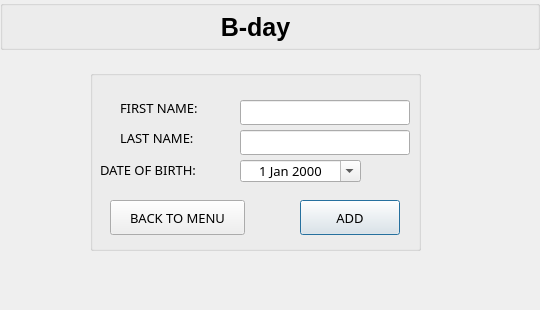
<?xml version="1.0" encoding="UTF-8"?>
<ui version="4.0">
 <class>Dialog</class>
 <widget class="QDialog" name="Dialog">
  <property name="geometry">
   <rect>
    <x>0</x>
    <y>0</y>
    <width>540</width>
    <height>310</height>
   </rect>
  </property>
  <property name="minimumSize">
   <size>
    <width>540</width>
    <height>310</height>
   </size>
  </property>
  <property name="maximumSize">
   <size>
    <width>540</width>
    <height>310</height>
   </size>
  </property>
  <property name="windowTitle">
   <string>B-day | ADD PERSON</string>
  </property>
  <property name="windowIcon">
   <iconset>
    <normaloff>resources/logo.ico</normaloff>resources/logo.ico</iconset>
  </property>
  <property name="whatsThis">
   <string>&lt;html&gt;&lt;head/&gt;&lt;body&gt;&lt;p&gt;This form is needed to add a new person to your database&lt;/p&gt;&lt;/body&gt;&lt;/html&gt;</string>
  </property>
  <widget class="QGroupBox" name="groupBox">
   <property name="geometry">
    <rect>
     <x>90</x>
     <y>70</y>
     <width>331</width>
     <height>181</height>
    </rect>
   </property>
   <property name="font">
    <font>
     <family>Yu Gothic Light</family>
     <pointsize>10</pointsize>
    </font>
   </property>
   <property name="title">
    <string/>
   </property>
   <widget class="QLabel" name="label_2">
    <property name="geometry">
     <rect>
      <x>30</x>
      <y>30</y>
      <width>101</width>
      <height>16</height>
     </rect>
    </property>
    <property name="text">
     <string>FIRST NAME:</string>
    </property>
   </widget>
   <widget class="QLabel" name="label_3">
    <property name="geometry">
     <rect>
      <x>30</x>
      <y>60</y>
      <width>101</width>
      <height>16</height>
     </rect>
    </property>
    <property name="text">
     <string>LAST NAME:</string>
    </property>
   </widget>
   <widget class="QLineEdit" name="firstName">
    <property name="geometry">
     <rect>
      <x>150</x>
      <y>30</y>
      <width>170</width>
      <height>25</height>
     </rect>
    </property>
    <property name="font">
     <font>
      <pointsize>10</pointsize>
      <kerning>false</kerning>
     </font>
    </property>
    <property name="maxLength">
     <number>20</number>
    </property>
   </widget>
   <widget class="QLineEdit" name="lastName">
    <property name="geometry">
     <rect>
      <x>150</x>
      <y>60</y>
      <width>170</width>
      <height>25</height>
     </rect>
    </property>
    <property name="font">
     <font>
      <pointsize>10</pointsize>
      <kerning>false</kerning>
     </font>
    </property>
    <property name="maxLength">
     <number>20</number>
    </property>
   </widget>
   <widget class="QLabel" name="label_4">
    <property name="geometry">
     <rect>
      <x>10</x>
      <y>90</y>
      <width>131</width>
      <height>20</height>
     </rect>
    </property>
    <property name="text">
     <string>DATE OF BIRTH:</string>
    </property>
   </widget>
   <widget class="QPushButton" name="pushButton">
    <property name="geometry">
     <rect>
      <x>210</x>
      <y>130</y>
      <width>100</width>
      <height>35</height>
     </rect>
    </property>
    <property name="text">
     <string>ADD</string>
    </property>
   </widget>
   <widget class="QPushButton" name="backToMenu">
    <property name="geometry">
     <rect>
      <x>20</x>
      <y>130</y>
      <width>135</width>
      <height>35</height>
     </rect>
    </property>
    <property name="text">
     <string>BACK TO MENU</string>
    </property>
   </widget>
   <widget class="QDateEdit" name="bDate">
    <property name="geometry">
     <rect>
      <x>150</x>
      <y>90</y>
      <width>121</width>
      <height>22</height>
     </rect>
    </property>
    <property name="alignment">
     <set>Qt::AlignCenter</set>
    </property>
    <property name="minimumDate">
     <date>
      <year>1900</year>
      <month>1</month>
      <day>1</day>
     </date>
    </property>
    <property name="maximumTime">
     <time>
      <hour>22</hour>
      <minute>59</minute>
      <second>59</second>
     </time>
    </property>
    <property name="currentSection">
     <enum>QDateTimeEdit::DaySection</enum>
    </property>
    <property name="calendarPopup">
     <bool>true</bool>
    </property>
   </widget>
  </widget>
  <widget class="QGroupBox" name="topGroup">
   <property name="geometry">
    <rect>
     <x>0</x>
     <y>0</y>
     <width>540</width>
     <height>50</height>
    </rect>
   </property>
   <property name="title">
    <string/>
   </property>
   <widget class="QLabel" name="label">
    <property name="geometry">
     <rect>
      <x>210</x>
      <y>8</y>
      <width>91</width>
      <height>34</height>
     </rect>
    </property>
    <property name="font">
     <font>
      <pointsize>19</pointsize>
      <weight>75</weight>
      <italic>false</italic>
      <bold>true</bold>
      <underline>false</underline>
      <strikeout>false</strikeout>
      <kerning>false</kerning>
     </font>
    </property>
    <property name="text">
     <string>B-day</string>
    </property>
    <property name="alignment">
     <set>Qt::AlignBottom|Qt::AlignHCenter</set>
    </property>
   </widget>
  </widget>
 </widget>
 <resources/>
 <connections/>
</ui>
